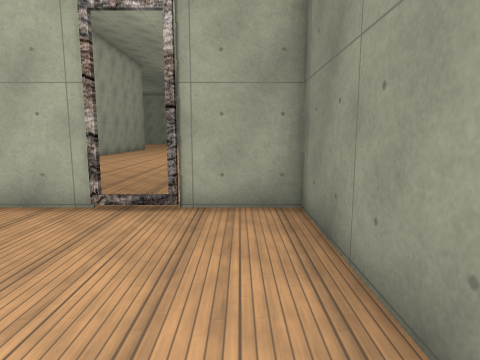
View 1 (above)

14 first-person views from a walk through a Godot game level. The camera is 1.5 m above the floor, tilts 8° down and sees 75° across. The floor is counted in squares, 1 m on a side. Each view is taken from the middle of a square. On the plan, view 1 faces up. The plan holds only what a view shows up to about 15 squares ahead; the rest is blank. The place goes on beyond the plan. Door leaves are left out where a doorway can be walked through. Some surface patterns are stand-ins.

View 2
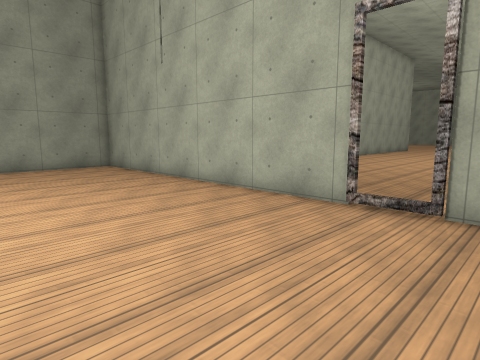

View 3
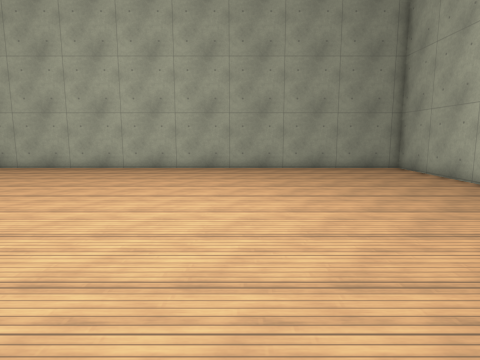

View 4
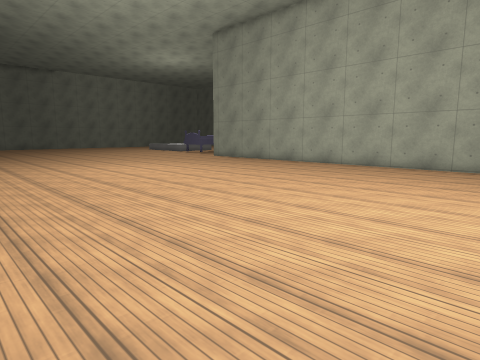

View 5
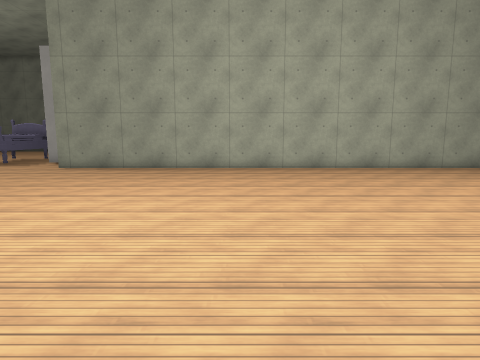

View 6
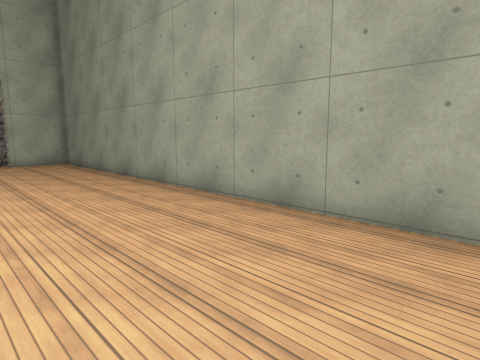

View 7
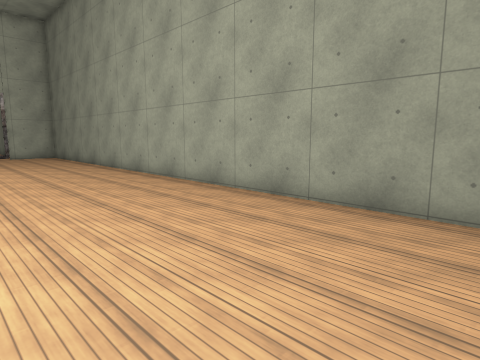

View 8
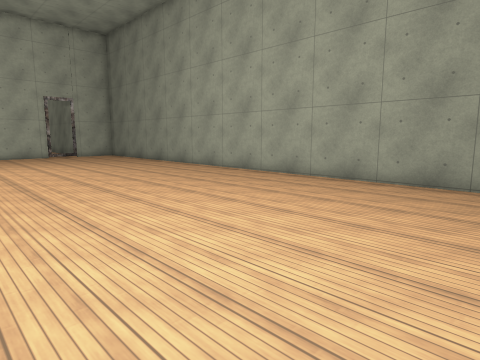

View 9
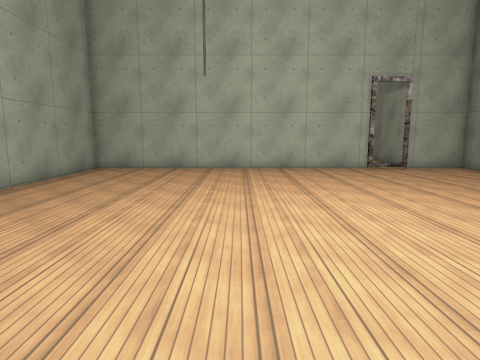

View 10
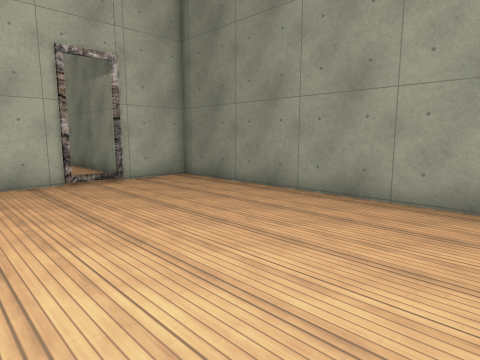

View 11
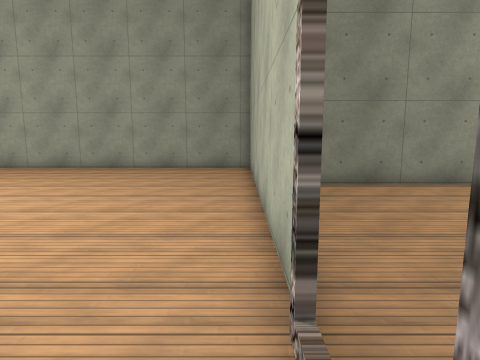

View 12
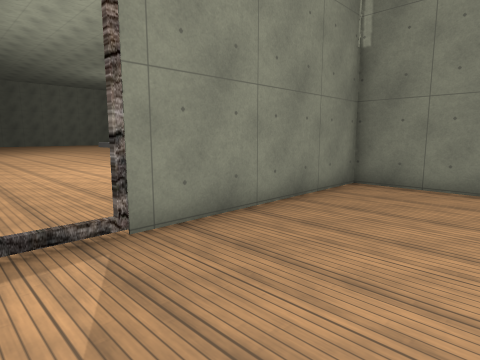

View 13
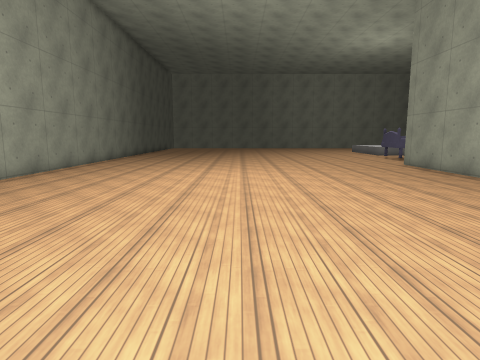

View 14
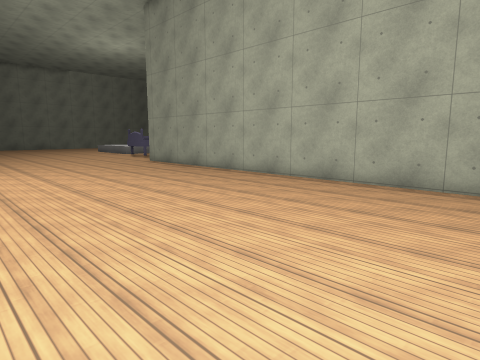

### Floor plan
Points are (right, up) in squares from view 1. A wall is a line through its corners. A room is listed if a view was taken in it or the views show most of it. See-through windows are left out.
Room 1 (views 1, 2, 3, 4, 5, 6, 7, 8, 9, 10, 11, 13, 14)
walls: (1.3, -18.2) (1.3, 6.5) (-15.7, 6.5) (-15.7, -18.5)
ways out: open door at (-2.5, 6) to room 2
Room 2 (view 12)
walls: (-0.7, 8.2) (-0.7, 11.5); (-10.7, 11.5) (-10.7, 6.5) (-2.9, 6.5)
ways out: open door at (-2.5, 6) to room 1

Where each view was taken, in squares from view 1:
view 1: 0 up, 0 right, facing up
view 2: 0 up, 0 right, facing up-left
view 3: 1 down, 1 left, facing left
view 4: 1 down, 0 right, facing down-left
view 5: 11 down, 1 left, facing left
view 6: 12 down, 4 left, facing up-right
view 7: 18 down, 5 left, facing up-right
view 8: 18 down, 9 left, facing up-right
view 9: 8 down, 9 left, facing up
view 10: 4 down, 6 left, facing up-right
view 11: 6 up, 1 left, facing left
view 12: 11 up, 1 left, facing down-left
view 13: 3 down, 7 left, facing down
view 14: 2 down, 6 left, facing down-left
